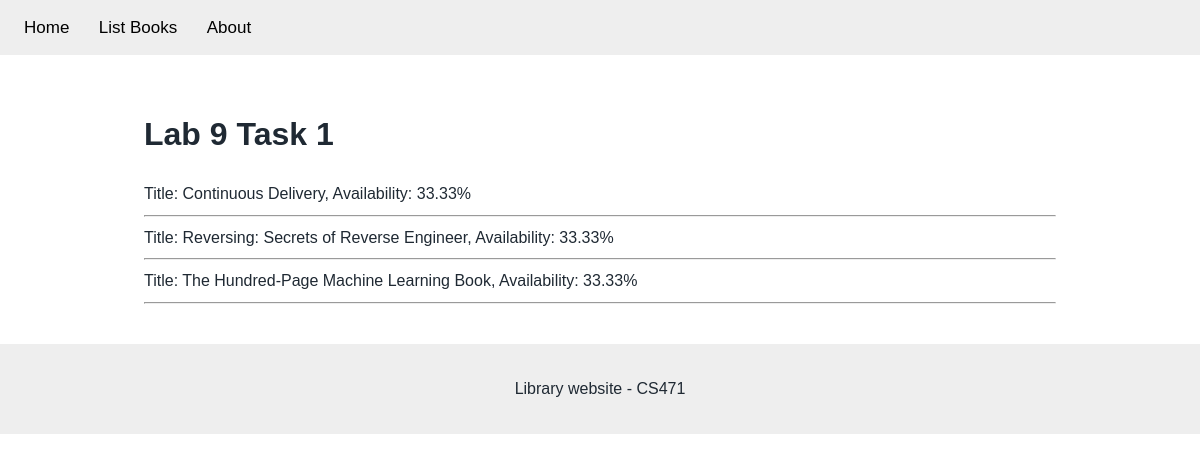
The page /books/lab9/task1 on the database as committed earlier.
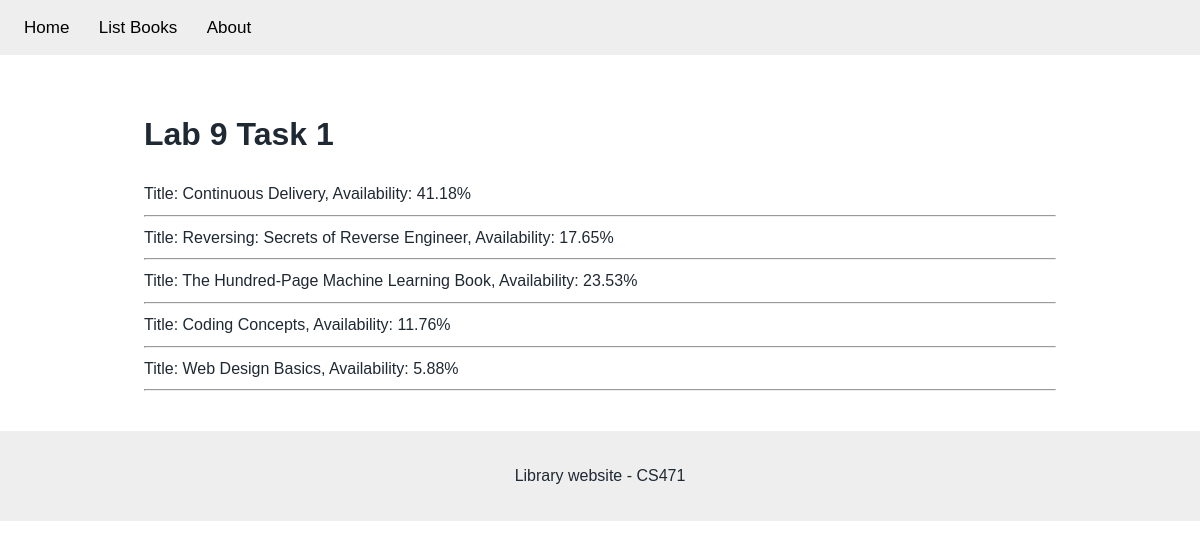
The same page on the database as committed later.
### apps/bookmodule/models.py (models this page shows)
class Book(models.Model):
    title = models.CharField(max_length=100)
    author = models.CharField(max_length=50)
    price = models.FloatField(default=0.0)
    edition = models.SmallIntegerField(default=1)
    quantity = models.IntegerField(default=1)
    pubdate = models.DateTimeField()
    rating = models.SmallIntegerField(default=1)
    publisher = models.ForeignKey(
        "Publisher", null=True, on_delete=models.SET_NULL
    )
    authors = models.ManyToManyField("Author")

### apps/bookmodule/views.py (the view)
# urls.py: path('lab9/task1', views.lab9_task1, name='books.lab9_task1'),
def lab9_task1(request):
    total_books = Book.objects.aggregate(total_quantity=Sum("quantity"))["total_quantity"] or 0
    books = Book.objects.all()
    for book in books:
        book.availability_percentage = (book.quantity / total_books * 100) if total_books else 0
    return render(request, "bookmodule/lab9_books.html", {"books": books, "task": 1})

### apps/templates/bookmodule/lab9_books.html (shortened to what this page needs)
{% extends "layouts/base.html" %}
{% block content %}
<h1>Lab 9 Task 1</h1>
{% for book in books %}
  Title: {{ book.title }}, Availability: {{ book.availability_percentage|floatformat:2 }}%<hr>
{% empty %}
  <p>No books found.</p>
{% endfor %}
{% endblock content %}

### apps/templates/layouts/base.html (shortened to what this page needs)
<!doctype html>
{% load static %}
<html lang="en">
<head>
  <link rel="stylesheet" href="{% static 'styles.css' %}">
  <link rel="stylesheet" href="https://cdnjs.cloudflare.com/ajax/libs/font-awesome/4.7.0/css/font-awesome.min.css">
</head>
<body>
  {% include "includes/header.html" %}
  <main class="page-content">
    {% block content %}{% endblock content %}
  </main>
  {% include "includes/footer.html" %}
</body>
</html>

### apps/templates/includes/header.html
{% with request.resolver_match.url_name as url_name %}
<nav class="topnav" aria-label="Main navigation">
  <a class="{% if url_name == 'books.index' %}active{% endif %}" href="{% url 'books.index' %}">Home</a>
  <a class="{% if url_name == 'books.list_books' %}active{% endif %}" href="{% url 'books.list_books' %}">List Books</a>
  <a class="{% if url_name == 'books.aboutus' %}active{% endif %}" href="{% url 'books.aboutus' %}">About</a>
</nav>
{% endwith %}

### apps/templates/includes/footer.html
<footer>
  <p>Library website - CS471</p>
</footer>

### apps/static/styles.css (style rules this page uses)
* { box-sizing: border-box; }
body { margin: 0; color: #1f2933; font-family: Arial, Helvetica, sans-serif; line-height: 1.6; }
.topnav { width: 100%; padding: 14px 24px; background-color: #eeeeee; }
.topnav a { margin-right: 25px; color: #000000; font-size: 17px; text-align: center; text-decoration: none; }
.page-content { max-width: 960px; margin: 0 auto; padding: 32px 24px; }
footer { padding: 16px 24px; background: #eeeeee; text-align: center; }

Rows that differ between the two databases and show on the page:
changed Book "Continuous Delivery": availability_percentage "33.33" → "41.18"
changed Book "Reversing: Secrets of Reverse Engineer": availability_percentage "33.33" → "17.65"
changed Book "The Hundred-Page Machine Learning Book": availability_percentage "33.33" → "23.53"
added Book: title "Coding Concepts", availability_percentage "11.76"
added Book: title "Web Design Basics", availability_percentage "5.88"
